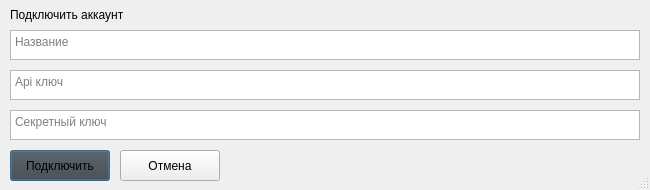
<?xml version="1.0" encoding="UTF-8"?>
<ui version="4.0">
 <class>Dialog</class>
 <widget class="QDialog" name="Dialog">
  <property name="windowModality">
   <enum>Qt::NonModal</enum>
  </property>
  <property name="geometry">
   <rect>
    <x>0</x>
    <y>0</y>
    <width>650</width>
    <height>190</height>
   </rect>
  </property>
  <property name="sizePolicy">
   <sizepolicy hsizetype="Fixed" vsizetype="Fixed">
    <horstretch>0</horstretch>
    <verstretch>0</verstretch>
   </sizepolicy>
  </property>
  <property name="minimumSize">
   <size>
    <width>650</width>
    <height>190</height>
   </size>
  </property>
  <property name="maximumSize">
   <size>
    <width>650</width>
    <height>190</height>
   </size>
  </property>
  <property name="focusPolicy">
   <enum>Qt::ClickFocus</enum>
  </property>
  <property name="windowTitle">
   <string>Dialog</string>
  </property>
  <property name="sizeGripEnabled">
   <bool>true</bool>
  </property>
  <property name="modal">
   <bool>true</bool>
  </property>
  <widget class="QLabel" name="label">
   <property name="geometry">
    <rect>
     <x>10</x>
     <y>5</y>
     <width>151</width>
     <height>19</height>
    </rect>
   </property>
   <property name="text">
    <string>Подключить аккаунт</string>
   </property>
  </widget>
  <widget class="QPushButton" name="pushButton">
   <property name="geometry">
    <rect>
     <x>10</x>
     <y>150</y>
     <width>100</width>
     <height>31</height>
    </rect>
   </property>
   <property name="palette">
    <palette>
     <active>
      <colorrole role="Button">
       <brush brushstyle="SolidPattern">
        <color alpha="255">
         <red>67</red>
         <green>67</green>
         <blue>67</blue>
        </color>
       </brush>
      </colorrole>
     </active>
     <inactive>
      <colorrole role="Button">
       <brush brushstyle="SolidPattern">
        <color alpha="255">
         <red>67</red>
         <green>67</green>
         <blue>67</blue>
        </color>
       </brush>
      </colorrole>
     </inactive>
     <disabled>
      <colorrole role="Button">
       <brush brushstyle="SolidPattern">
        <color alpha="255">
         <red>67</red>
         <green>67</green>
         <blue>67</blue>
        </color>
       </brush>
      </colorrole>
     </disabled>
    </palette>
   </property>
   <property name="text">
    <string>Подключить</string>
   </property>
  </widget>
  <widget class="QPushButton" name="pushButton_2">
   <property name="geometry">
    <rect>
     <x>120</x>
     <y>150</y>
     <width>100</width>
     <height>31</height>
    </rect>
   </property>
   <property name="text">
    <string>Отмена</string>
   </property>
  </widget>
  <widget class="QTextEdit" name="textEdit">
   <property name="geometry">
    <rect>
     <x>10</x>
     <y>70</y>
     <width>630</width>
     <height>30</height>
    </rect>
   </property>
   <property name="placeholderText">
    <string>Api ключ</string>
   </property>
  </widget>
  <widget class="QTextEdit" name="textEdit_2">
   <property name="geometry">
    <rect>
     <x>10</x>
     <y>110</y>
     <width>630</width>
     <height>30</height>
    </rect>
   </property>
   <property name="placeholderText">
    <string>Секретный ключ</string>
   </property>
  </widget>
  <widget class="QTextEdit" name="textEdit_3">
   <property name="geometry">
    <rect>
     <x>10</x>
     <y>30</y>
     <width>630</width>
     <height>30</height>
    </rect>
   </property>
   <property name="documentTitle">
    <string/>
   </property>
   <property name="placeholderText">
    <string>Название</string>
   </property>
  </widget>
 </widget>
 <resources/>
 <connections/>
</ui>
